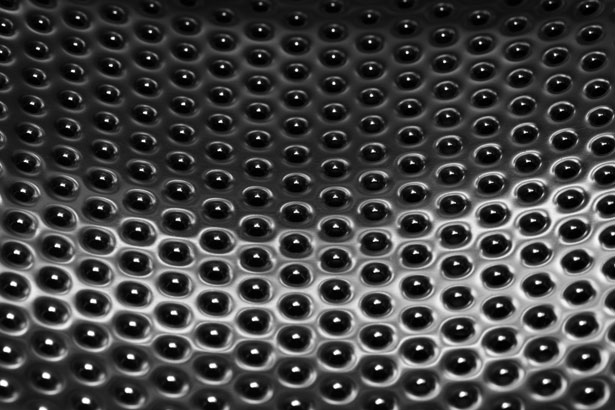
#> input picture images/AbstractDotted.jpg, 615 x 410 px; its folder holds only this picture in this run
$ python helpers.py
#> lines starting #> are read from the running program, lines starting #| are printed output that depends on the picture
from glob import glob
from os.path import join, dirname
import os

from PIL import Image, ImageOps

def nombres_imagenes():
    # Consegui los nombres del archivo
    images = set()
    curdir = dirname(__file__)
    for filename in glob(join(curdir, 'images', '*')):
        images.add(filename)
    return tuple(images)

def Guardar(image, filename = "./temp/tmp.png"):
        if type(image) is str:
            print(image, filename)
            with Image.open(image) as im1:
                if not os.path.exists("./resultados"):
                    os.makedirs("./resultados")
                im1.save(filename)
        else:
            try:
                image.save(filename)
            finally:
                image.close()


def Gris(image):
#> called with image = 'images/AbstractDotted.jpg'
    with Image.open(image) as im1:
#> im1 is the input picture: PIL image 615x410 RGB; min 0, max 255, mean 66
        im2 = ImageOps.grayscale(im1)
        return im2.copy()

def Sepia(image):
    with Image.open(image) as img:
        width, height = img.size
        new_img = img.copy()
        pixels = new_img.load()

        for py in range(height):
            for px in range(width):
                r, g, b = img.getpixel((px, py))
                tr = min(255, int(0.393 * r + 0.769 * g + 0.189 * b))
                tg = min(255, int(0.349 * r + 0.686 * g + 0.168 * b))
                tb = min(255, int(0.272 * r + 0.534 * g + 0.131 * b))
                pixels[px, py] = (tr,tg,tb)
        return new_img

def Negado(image):
#> called with image = 'images/AbstractDotted.jpg'
    with Image.open(image) as im1:
        im2 = ImageOps.invert(im1)
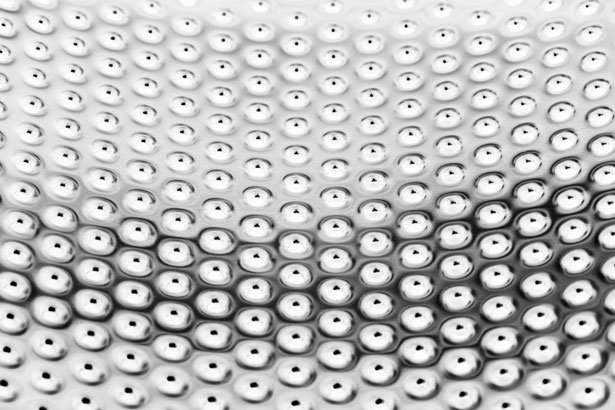
#> im2: PIL image 615x410 RGB; min 0, max 255, mean 189
        return im2.copy()


# Se ejecuta solo si corro el archivo fuera de una libreria
if __name__ == "__main__":

    imagenes = nombres_imagenes()
    Image.open(imagenes[0]).show()

    imagen = Gris(imagenes[0])
    imagen.show()

    imagen = Negado(imagenes[0])
    imagen.show()

    imagen = Sepia(imagenes[0])
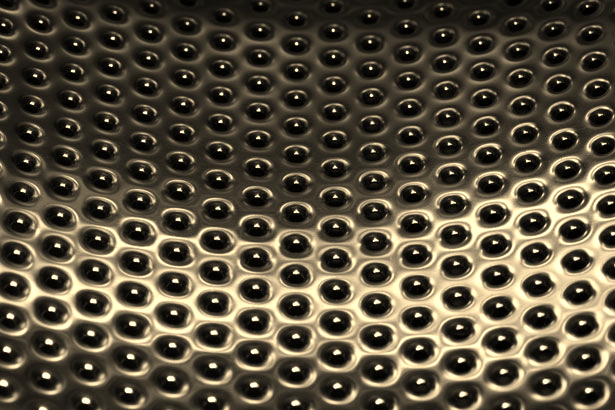
#> imagen: PIL image 615x410 RGB; mean R, G, B 86.9, 78.4, 61.3
    imagen.show()

    # Para guardar las imagenes
    Guardar(imagen)

$ run again, on images/Apocalypse.jpg
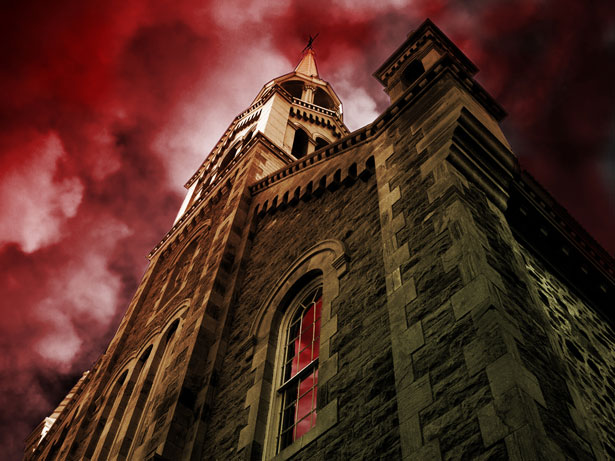
#> input picture images/Apocalypse.jpg, 615 x 461 px
#> in Gris, im1 is the input picture: PIL image 615x461 RGB; mean R, G, B 80.6, 44.3, 33.9
#> in Negado, `im2 = ImageOps.invert(im1)`:
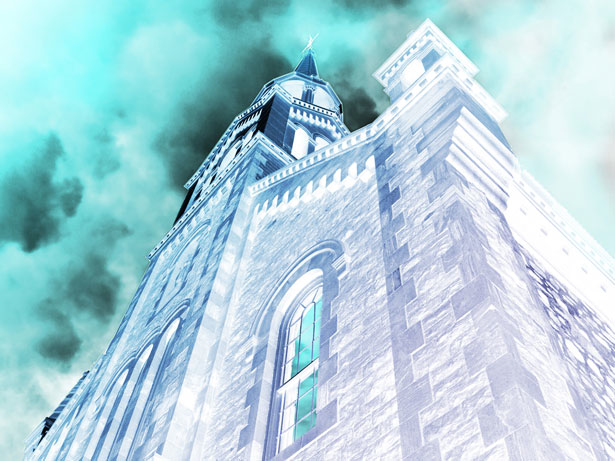
#> im2: PIL image 615x461 RGB; mean R, G, B 174.4, 210.7, 221.1
#> `imagen = Sepia(imagenes[0])`:
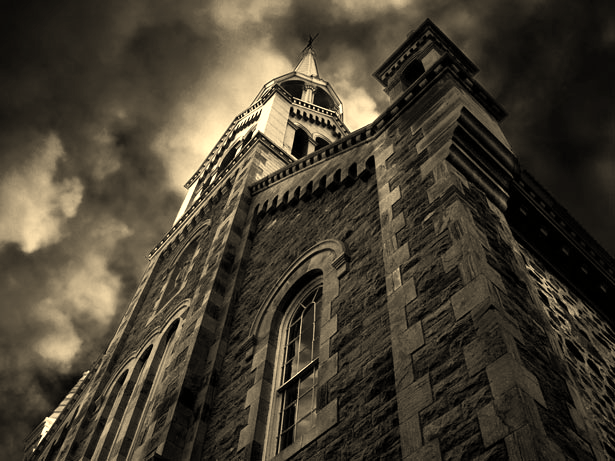
#> imagen: PIL image 615x461 RGB; mean R, G, B 71.4, 63.6, 49.5

$ run again, on images/BlueFractal.jpg
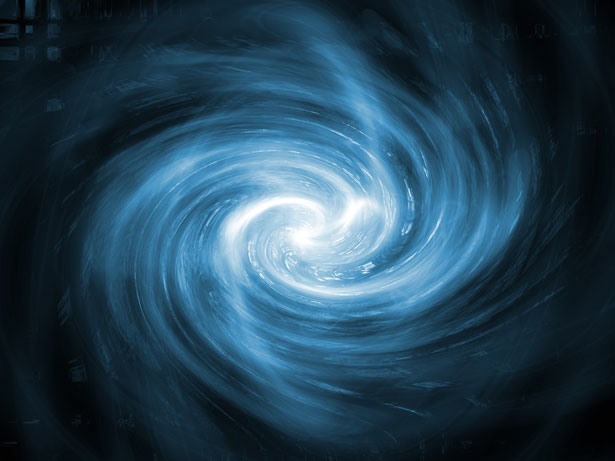
#> input picture images/BlueFractal.jpg, 615 x 461 px
#> in Gris, im1 is the input picture: PIL image 615x461 RGB; mean R, G, B 36.9, 67.1, 85.6
#> in Negado, `im2 = ImageOps.invert(im1)`:
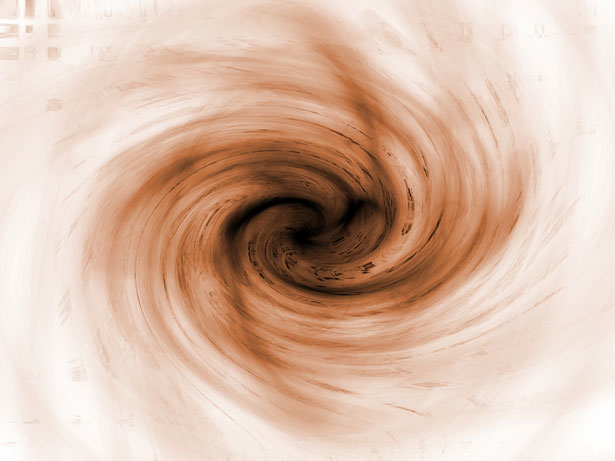
#> im2: PIL image 615x461 RGB; mean R, G, B 218.1, 187.9, 169.4
#> `imagen = Sepia(imagenes[0])`:
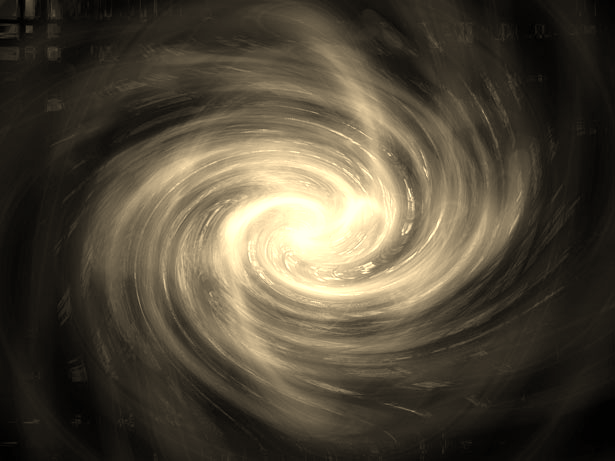
#> imagen: PIL image 615x461 RGB; mean R, G, B 80.3, 72.3, 56.6
